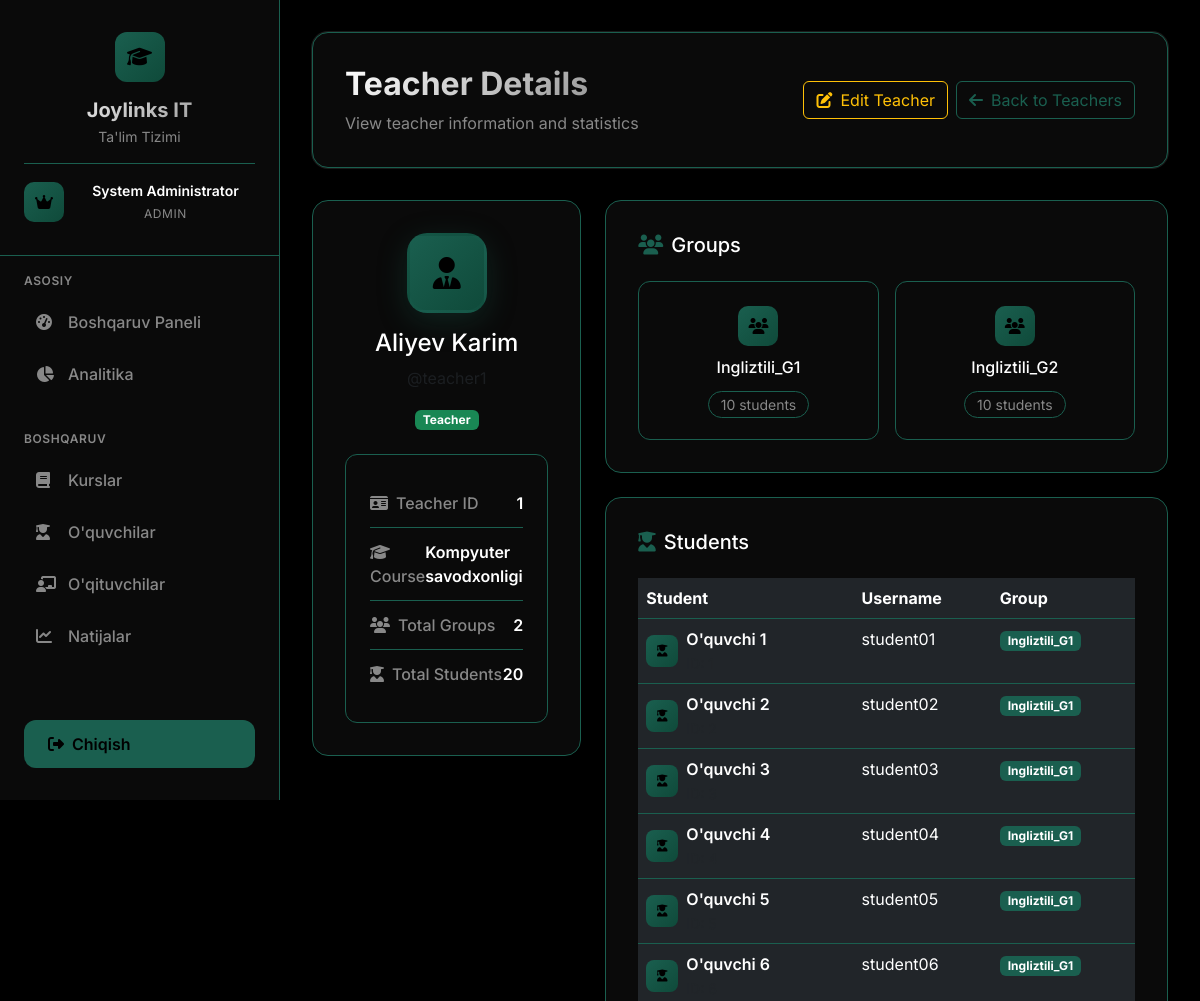
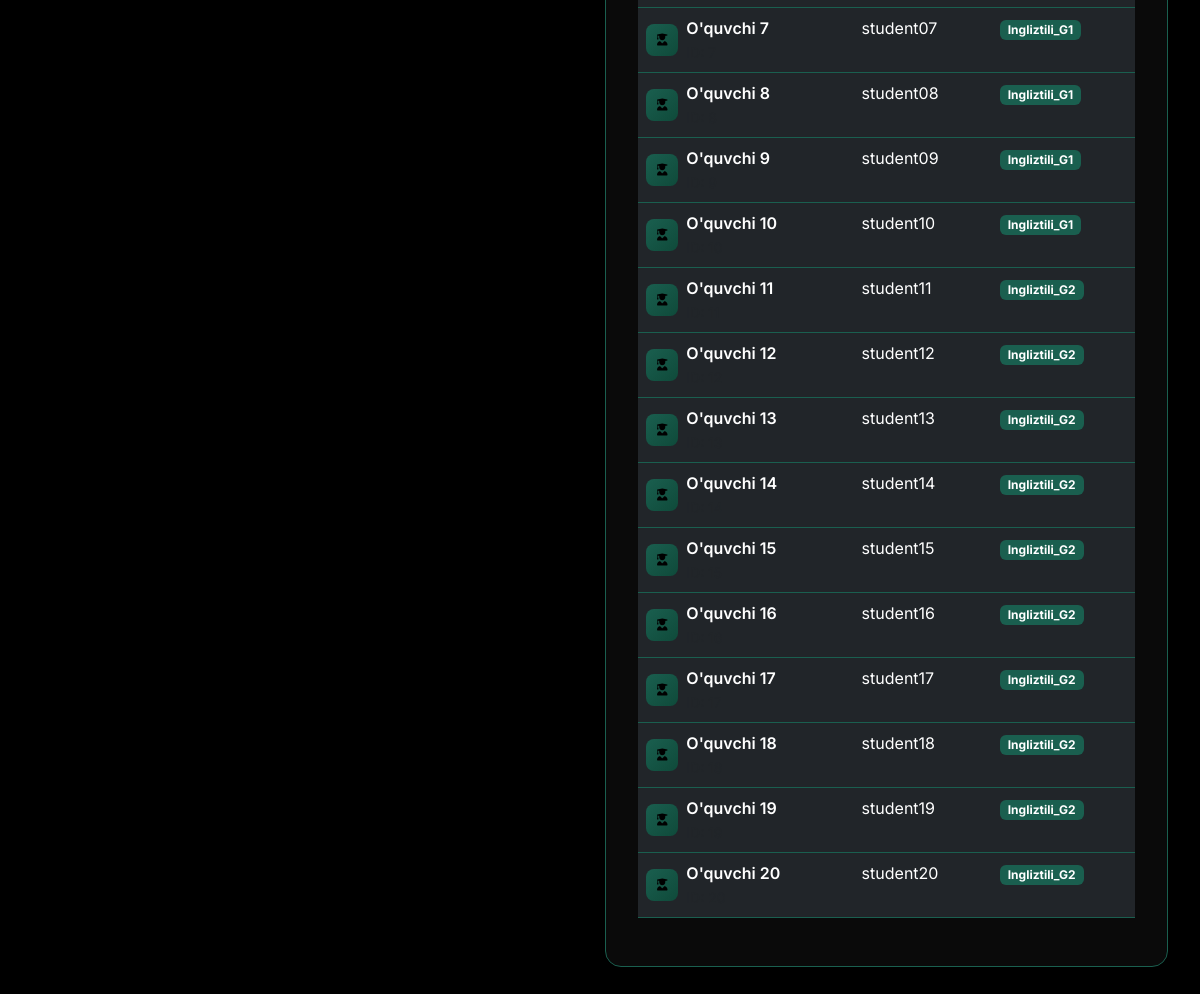
Page /admin/teachers/view/1 (signed in) on the committed database (2 pictures, top to bottom).
### app.py (models this page shows)
class User(UserMixin, db.Model):
    id = db.Column(db.Integer, primary_key=True)
    username = db.Column(db.String(80), unique=True, nullable=False)
    password_hash = db.Column(db.String(120), nullable=False)
    role = db.Column(db.String(20), nullable=False)  # admin, teacher, student
    full_name = db.Column(db.String(100), nullable=False)
    teacher_profile = db.relationship('Teacher', backref='user', uselist=False)
    student_profile = db.relationship('Student', backref='user', uselist=False)

class Teacher(db.Model):
    id = db.Column(db.Integer, primary_key=True)
    user_id = db.Column(db.Integer, db.ForeignKey('user.id'), nullable=False)
    course_id = db.Column(db.Integer, db.ForeignKey('course.id'), nullable=False)
    groups = db.relationship('Group', backref='teacher', lazy=True)
    course = db.relationship('Course', backref='teachers', lazy=True)

class Course(db.Model):
    id = db.Column(db.Integer, primary_key=True)
    name = db.Column(db.String(100), nullable=False)
    description = db.Column(db.Text)
    created_at = db.Column(db.DateTime, default=datetime.utcnow)

class Group(db.Model):
    id = db.Column(db.Integer, primary_key=True)
    name = db.Column(db.String(50), nullable=False)
    teacher_id = db.Column(db.Integer, db.ForeignKey('teacher.id'), nullable=False)
    students = db.relationship('Student', backref='group', lazy=True)
    tests = db.relationship('Test', backref='group', lazy=True)

class Student(db.Model):
    id = db.Column(db.Integer, primary_key=True)
    user_id = db.Column(db.Integer, db.ForeignKey('user.id'), nullable=False)
    group_id = db.Column(db.Integer, db.ForeignKey('group.id'), nullable=False)
    results = db.relationship('TestResult', backref='student', lazy=True)

### app.py (the view)
@app.route('/admin/teachers/view/<int:teacher_id>')
@admin_required
def admin_view_teacher(teacher_id):
    teacher = db.session.query(Teacher, User, Course).join(User).join(Course).filter(Teacher.id == teacher_id).first_or_404()
    teacher_obj, user_obj, course_obj = teacher
    groups = Group.query.filter_by(teacher_id=teacher_id).all()
    students = db.session.query(Student, User, Group).join(User).join(Group).filter(Group.teacher_id == teacher_id).all()
    return render_template('admin/view_teacher_modern.html', teacher=teacher_obj, user=user_obj, course=course_obj, groups=groups, students=students)

### app.py (called while the page is built)
@login_manager.user_loader
def load_user(user_id):
    return User.query.get(int(user_id))

def admin_required(f):
    @wraps(f)
    def decorated_function(*args, **kwargs):
        if not current_user.is_authenticated or current_user.role != 'admin':
            flash('Kirish taqiqlangan. Admin huquqlari kerak.', 'danger')
            return redirect(url_for('login'))
        return f(*args, **kwargs)
    return decorated_function

### templates/admin/view_teacher_modern.html (shortened to what this page needs)
{% extends "base_modern.html" %}
{% block content %}
<div class="page-header">
    <div class="d-flex justify-content-between align-items-center">
        <div>
            <h1 class="page-title">Teacher Details</h1>
            <p class="page-subtitle">View teacher information and statistics</p>
        </div>
        <div class="d-flex gap-2">
            <a href="{{ url_for('admin_edit_teacher', teacher_id=teacher.id) }}" class="btn btn-outline-warning">
                <i class="fas fa-edit me-2"></i>Edit Teacher
            </a>
            <a href="{{ url_for('admin_teachers') }}" class="btn btn-outline-light">
                <i class="fas fa-arrow-left me-2"></i>Back to Teachers
            </a>
        </div>
    </div>
</div>
<div class="row g-4">
    <div class="col-lg-4">
        <div class="content-card">
            <div class="text-center mb-4">
                <div class="teacher-avatar-lg mx-auto mb-3">
                    <i class="fas fa-user-tie"></i>
                </div>
                <h4 style="color: var(--text-primary);">{{ user.full_name }}</h4>
                <p class="text-muted">@{{ user.username }}</p>
                <span class="badge bg-success">Teacher</span>
            </div>
            <div class="teacher-info">
                <div class="info-item">
                    <label><i class="fas fa-id-card me-2"></i>Teacher ID</label>
                    <span>{{ teacher.id }}</span>
                </div>
                <div class="info-item">
                    <label><i class="fas fa-graduation-cap me-2"></i>Course</label>
                    <span>{{ course.name }}</span>
                </div>
                <div class="info-item">
                    <label><i class="fas fa-users me-2"></i>Total Groups</label>
                    <span>{{ groups|length }}</span>
                </div>
                <div class="info-item">
                    <label><i class="fas fa-user-graduate me-2"></i>Total Students</label>
                    <span>{{ students|length }}</span>
                </div>
            </div>
        </div>
    </div>
    <div class="col-lg-8">
        <div class="content-card mb-4">
            <h5 class="mb-4" style="color: var(--text-primary);">
                <i class="fas fa-users me-2" style="color: var(--accent);"></i>Groups
            </h5>
            {% if groups %}
            <div class="row g-3">
                {% for group in groups %}
                <div class="col-md-6">
                    <div class="group-card">
                        <div class="group-header">
                            <div class="group-icon">
                                <i class="fas fa-users"></i>
                            </div>
                            <h6 style="color: var(--text-primary);">{{ group.name }}</h6>
                        </div>
                        <div class="group-stats">
                            <span class="student-count">{{ group.students|length }} students</span>
                        </div>
                    </div>
                </div>
                {% endfor %}
            </div>
            {% else %}
            <div class="text-center py-4">
                <i class="fas fa-users fa-2x mb-3" style="color: var(--text-secondary);"></i>
                <p class="text-muted">No groups assigned to this teacher.</p>
            </div>
            {% endif %}
        </div>
        <div class="content-card">
            <h5 class="mb-4" style="color: var(--text-primary);">
                <i class="fas fa-user-graduate me-2" style="color: var(--accent);"></i>Students
            </h5>
            {% if students %}
            <div class="table-responsive">
                <table class="table table-dark table-hover">
                    <thead>
                        <tr>
                            <th>Student</th>
                            <th>Username</th>
                            <th>Group</th>
                        </tr>
                    </thead>
                    <tbody>
                        {% for student, user_obj, group_obj in students %}
                        <tr>
                            <td>
                                <div class="d-flex align-items-center">
                                    <div class="user-avatar-sm me-2">
                                        <i class="fas fa-user-graduate"></i>
                                    </div>
                                    <div>
                                        <div class="fw-semibold">{{ user_obj.full_name }}</div>
                                        <small class="text-muted">ID: {{ student.id }}</small>
                                    </div>
                                </div>
                            </td>
                            <td>{{ user_obj.username }}</td>
                            <td>
                                <span class="badge" style="background: var(--accent);">{{ group_obj.name }}</span>
                            </td>
                        </tr>
                        {% endfor %}
                    </tbody>
                </table>
            </div>
            {% else %}
            <div class="text-center py-4">
                <i class="fas fa-user-graduate fa-2x mb-3" style="color: var(--text-secondary);"></i>
                <p class="text-muted">No students assigned to this teacher.</p>
            </div>
            {% endif %}
        </div>
    </div>
</div>
{% endblock %}

### templates/base_modern.html (shortened to what this page needs)
<!DOCTYPE html>
<html lang="uz">
<head>
    <link href="https://cdn.jsdelivr.net/npm/bootstrap@5.3.0/dist/css/bootstrap.min.css" rel="stylesheet">
    <link href="https://cdnjs.cloudflare.com/ajax/libs/font-awesome/6.4.0/css/all.min.css" rel="stylesheet">
</head>
<body>
    <aside class="sidebar" id="sidebar">
        <div class="sidebar-header">
            <div class="logo">
                <i class="fas fa-graduation-cap"></i>
            </div>
            <h3>Joylinks IT</h3>
            <p>Ta'lim Tizimi</p>
            {% if current_user.is_authenticated %}
            <div class="user-info">
                <div class="user-avatar">
                    {% if current_user.role == 'admin' %}
                    <i class="fas fa-crown"></i>
                    {% elif current_user.role == 'teacher' %}
                    <i class="fas fa-user-tie"></i>
                    {% elif current_user.role == 'student' %}
                    <i class="fas fa-user-graduate"></i>
                    {% endif %}
                </div>
                <div class="user-details">
                    <div class="user-name">{{ current_user.full_name }}</div>
                    <div class="user-role">
                        {% if current_user.role == 'admin' %}
                        Admin
                        {% elif current_user.role == 'teacher' %}
                        Ustoz
                        {% elif current_user.role == 'student' %}
                        O'quvchi
                        {% endif %}
                    </div>
                </div>
            </div>
            {% endif %}
        </div>
        <nav class="sidebar-nav">
            {% if current_user.role == 'admin' %}
            <div class="nav-section">
                <div class="nav-section-title">Asosiy</div>
                <a href="{{ url_for('admin_dashboard') }}"
                    class="nav-link {% if request.endpoint == 'admin_dashboard' %}active{% endif %}">
                    <i class="fas fa-tachometer-alt"></i>
                    <span>Boshqaruv Paneli</span>
                </a>
                <a href="{{ url_for('admin_analytics') }}"
                    class="nav-link {% if request.endpoint == 'admin_analytics' %}active{% endif %}">
                    <i class="fas fa-chart-pie"></i>
                    <span>Analitika</span>
                </a>
            </div>
            <div class="nav-section">
                <div class="nav-section-title">Boshqaruv</div>
                <a href="{{ url_for('admin_courses') }}"
                    class="nav-link {% if request.endpoint == 'admin_courses' %}active{% endif %}">
                    <i class="fas fa-book"></i>
                    <span>Kurslar</span>
                </a>
                <a href="{{ url_for('admin_students') }}"
                    class="nav-link {% if request.endpoint == 'admin_students' %}active{% endif %}">
                    <i class="fas fa-user-graduate"></i>
                    <span>O'quvchilar</span>
                </a>
                <a href="{{ url_for('admin_teachers') }}"
                    class="nav-link {% if request.endpoint == 'admin_teachers' %}active{% endif %}">
                    <i class="fas fa-chalkboard-teacher"></i>
                    <span>O'qituvchilar</span>
                </a>
                <a href="{{ url_for('admin_results') }}"
                    class="nav-link {% if request.endpoint == 'admin_results' %}active{% endif %}">
                    <i class="fas fa-chart-line"></i>
                    <span>Natijalar</span>
                </a>
            </div>
            {% endif %}
        </nav>
        <div class="logout-btn">
            <a href="{{ url_for('logout') }}" class="btn-primary-custom w-100">
                <i class="fas fa-sign-out-alt me-2"></i>
                Chiqish
            </a>
        </div>
    </aside>
    <main class="main-content">
        {% block content %}{% endblock %}
    </main>
</body>
</html>

### templates/base_modern.html (style rules this page uses)
:root { --bg-primary: #000000; --bg-secondary: #0a0a0a; --bg-card: #0a0a0a; --text-primary: #ffffff; --text-secondary: #888888; --accent: #1a5f4f; --accent-hover: #0f4a3a; --border: #1a5f4f; --sidebar-width: 280px; }
* { margin: 0; padding: 0; box-sizing: border-box; }
body { font-family: 'Inter', -apple-system, BlinkMacSystemFont, 'Segoe UI', sans-serif; background: var(--bg-primary); color: var(--text-primary); min-height: 100vh; overflow-x: hidden; }
.user-info { margin-top: 1rem; padding-top: 1rem; border-top: 1px solid var(--border); display: flex; align-items: center; gap: 0.75rem; }
.user-avatar { width: 40px; height: 40px; background: linear-gradient(135deg, var(--accent), var(--accent-hover)); border-radius: 10px; display: flex; align-items: center; justify-content: center; color: var(--bg-primary); }
.user-details { flex: 1; }
.user-name { font-size: 0.875rem; font-weight: 600; color: var(--text-primary); margin-bottom: 0.25rem; }
.user-role { font-size: 0.75rem; color: var(--text-secondary); text-transform: uppercase; letter-spacing: 0.05em; }
.sidebar { position: fixed; top: 0; left: 0; height: 100vh; width: var(--sidebar-width); background: var(--bg-card); border-right: 1px solid var(--border); z-index: 1000; transition: all 0.3s cubic-bezier(0.4, 0, 0.2, 1); overflow-y: auto; backdrop-filter: blur(20px); }
.sidebar-header { padding: 2rem 1.5rem; border-bottom: 1px solid var(--border); text-align: center; }
.logo { width: 50px; height: 50px; background: linear-gradient(135deg, var(--accent), var(--accent-hover)); border-radius: 12px; display: flex; align-items: center; justify-content: center; margin: 0 auto 1rem; }
.logo i { font-size: 1.25rem; color: var(--bg-primary); }
.sidebar-header h3 { font-size: 1.25rem; font-weight: 700; background: linear-gradient(135deg, var(--text-primary), var(--text-secondary)); -webkit-background-clip: text; -webkit-text-fill-color: transparent; background-clip: text; margin-bottom: 0.25rem; }
.sidebar-header p { color: var(--text-secondary); font-size: 0.875rem; margin: 0; }
.sidebar-nav { padding: 1rem 0; }
.nav-section { margin-bottom: 2rem; }
.nav-section-title { color: var(--text-secondary); font-size: 0.75rem; font-weight: 600; text-transform: uppercase; letter-spacing: 0.05em; padding: 0 1.5rem; margin-bottom: 0.5rem; }
.nav-link { display: flex; align-items: center; color: var(--text-secondary); text-decoration: none; padding: 0.75rem 1.5rem; margin: 0.25rem 0.75rem; border-radius: 12px; transition: all 0.3s cubic-bezier(0.4, 0, 0.2, 1); font-weight: 500; }
.nav-link i { width: 20px; margin-right: 12px; font-size: 1rem; }
.main-content { margin-left: var(--sidebar-width); padding: 2rem; min-height: 100vh; animation: fadeIn 0.8s ease-in; }
.page-header { background: var(--bg-card); border: 1px solid var(--border); border-radius: 16px; padding: 2rem; margin-bottom: 2rem; backdrop-filter: blur(20px); box-shadow: 0 0 0 1px rgba(255, 255, 255, 0.1); }
.page-title { font-size: 2rem; font-weight: 700; margin-bottom: 0.5rem; background: linear-gradient(135deg, var(--text-primary), var(--text-secondary)); -webkit-background-clip: text; -webkit-text-fill-color: transparent; background-clip: text; }
.page-subtitle { color: var(--text-secondary); font-size: 1rem; margin: 0; }
.btn-primary-custom { background: var(--accent); color: var(--bg-primary); border: none; border-radius: 12px; padding: 0.75rem 1.5rem; font-weight: 600; transition: all 0.3s cubic-bezier(0.4, 0, 0.2, 1); text-decoration: none; display: inline-flex; align-items: center; position: relative; overflow: hidden; }
.btn-primary-custom::before { content: ''; position: absolute; top: 0; left: -100%; width: 100%; height: 100%; background: linear-gradient(90deg, transparent, rgba(255, 255, 255, 0.2), transparent); transition: left 0.5s; }
.content-card { background: var(--bg-card); border: 1px solid var(--border); border-radius: 16px; padding: 2rem; margin-bottom: 2rem; backdrop-filter: blur(20px); animation: slideUp 0.6s ease-out; }
.logout-btn { position: absolute; bottom: 2rem; left: 1.5rem; right: 1.5rem; }

### rows in the picture
User: full_name "System Administrator"
User: full_name "Aliyev Karim", username "teacher1"
Teacher: id "1"
Course: name "Kompyuter savodxonligi"
Group: name "Ingliztili_G1", students|length "10"
Group: name "Ingliztili_G2", students|length "10"
Student: full_name "O'quvchi 1", username "student01", name "Ingliztili_G1"
Student: full_name "O'quvchi 2", username "student02", name "Ingliztili_G1"
Student: full_name "O'quvchi 3", username "student03", name "Ingliztili_G1"
Student: full_name "O'quvchi 4", username "student04", name "Ingliztili_G1"
Student: full_name "O'quvchi 5", username "student05", name "Ingliztili_G1"
Student: full_name "O'quvchi 6", username "student06", name "Ingliztili_G1"
Student: full_name "O'quvchi 7", username "student07", name "Ingliztili_G1"
Student: full_name "O'quvchi 8", username "student08", name "Ingliztili_G1"
Student: full_name "O'quvchi 9", username "student09", name "Ingliztili_G1"
Student: full_name "O'quvchi 10", username "student10", name "Ingliztili_G1"
Student: full_name "O'quvchi 11", username "student11", name "Ingliztili_G2"
Student: full_name "O'quvchi 12", username "student12", name "Ingliztili_G2"
Student: full_name "O'quvchi 13", username "student13", name "Ingliztili_G2"
Student: full_name "O'quvchi 14", username "student14", name "Ingliztili_G2"
Student: full_name "O'quvchi 15", username "student15", name "Ingliztili_G2"
Student: full_name "O'quvchi 16", username "student16", name "Ingliztili_G2"
Student: full_name "O'quvchi 17", username "student17", name "Ingliztili_G2"
Student: full_name "O'quvchi 18", username "student18", name "Ingliztili_G2"
Student: full_name "O'quvchi 19", username "student19", name "Ingliztili_G2"
Student: full_name "O'quvchi 20", username "student20", name "Ingliztili_G2"

### other values in the picture
{{ groups|length }} "2"
{{ students|length }} "20"
